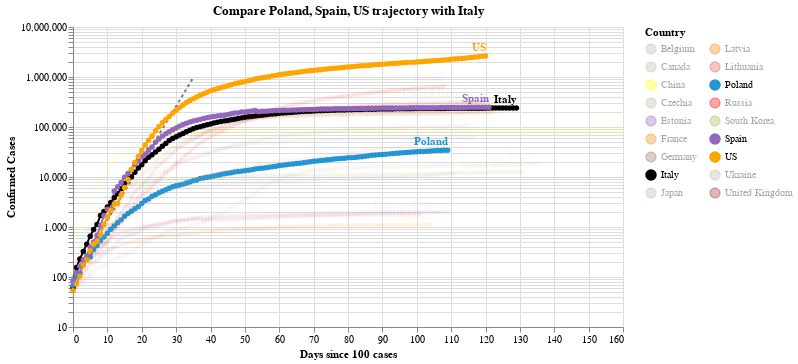

Here is the notebook cell this chart was saved with:
### Code cell
#hide_input
chart2 = make_since_chart(dff2, ['Poland', 'Spain', 'US'], baseline_countries)
chart2

### Figure 1 — Vega-Lite specification as saved in the notebook (floating-point values rounded to 4 significant figures; data arrays with more than 128 entries replaced by an {"elided": "..."} marker saying what was removed)
{"config": {"view": {"continuousWidth": 400, "continuousHeight": 300}}, "layer": [{"data": {"name": "data-628230001892d6798b50651be41d1b3e"}, "mark": {"type": "line", "color": "black", "opacity": 0.5, "strokeDash": [3, 3]}, "encoding": {"x": {"type": "quantitative", "field": "Days since 100 cases"}, "y": {"type": "quantitative", "field": "Confirmed Cases"}}}, {"data": {"name": "data-52ba9731a129cdaae86f017e60f22262"}, "mark": {"type": "line", "point": true}, "encoding": {"color": {"type": "nominal", "field": "Country", "legend": {"columns": 2}, "scale": {"domain": ["Belgium", "Canada", "China", "Czechia", "Estonia", "France", "Germany", "Italy", "Japan", "Latvia", "Lithuania", "Poland", "Russia", "South Korea", "Spain", "US", "Ukraine", "United Kingdom"], "range": ["#C1B7AD", "#C1B7AD", "yellow", "#C1B7AD", "#9467bd", "#F58518", "#9D755D", "black", "#C1B7AD", "#F58518", "#E45756", "#2495D3", "red", "#A1BA59", "#9467bd", "orange", "#C1B7AD", "brown"]}}, "opacity": {"condition": {"value": 1, "selection": "selector004"}, "value": 0.05}, "tooltip": [{"type": "nominal", "field": "Country"}, {"type": "temporal", "field": "Date"}, {"type": "quantitative", "field": "Confirmed Cases"}, {"type": "quantitative", "field": "Days since 100 cases"}], "x": {"type": "quantitative", "field": "Days since 100 cases"}, "y": {"type": "quantitative", "field": "Confirmed Cases", "scale": {"type": "log"}}}, "selection": {"selector004": {"type": "multi", "fields": ["Country"], "bind": "legend", "init": [{"Country": "Poland"}, {"Country": "Spain"}, {"Country": "US"}, {"Country": "Italy"}]}}, "width": 550}, {"data": {"name": "data-52ba9731a129cdaae86f017e60f22262"}, "mark": {"type": "text", "align": "right", "dy": -8, "fontWeight": "bold"}, "encoding": {"color": {"type": "nominal", "field": "Country", "legend": {"columns": 2}, "scale": {"domain": ["Belgium", "Canada", "China", "Czechia", "Estonia", "France", "Germany", "Italy", "Japan", "Latvia", "Lithuania", "Poland", "Russia", "South Korea", "Spain", "US", "Ukraine", "United Kingdom"], "range": ["#C1B7AD", "#C1B7AD", "yellow", "#C1B7AD", "#9467bd", "#F58518", "#9D755D", "black", "#C1B7AD", "#F58518", "#E45756", "#2495D3", "red", "#A1BA59", "#9467bd", "orange", "#C1B7AD", "brown"]}}, "opacity": {"condition": {"value": 1, "selection": "selector004"}, "value": 0.05}, "text": {"type": "nominal", "field": "Country"}, "tooltip": [{"type": "nominal", "field": "Country"}, {"type": "temporal", "field": "Date"}, {"type": "quantitative", "field": "Confirmed Cases"}, {"type": "quantitative", "field": "Days since 100 cases"}], "x": {"type": "quantitative", "field": "Days since 100 cases"}, "y": {"type": "quantitative", "field": "Confirmed Cases", "scale": {"type": "log"}}}, "transform": [{"filter": "(datum['Date'] >= 1593475200000)"}], "width": 550}], "title": "Compare Poland, Spain, US trajectory with Italy", "$schema": "https://vega.github.io/schema/vega-lite/v4.0.2.json", "datasets": {"data-628230001892d6798b50651be41d1b3e": [{"Days since 100 cases": 0, "Confirmed Cases": 100.0}, {"Days since 100 cases": 1, "Confirmed Cases": 130.0}, {"Days since 100 cases": 2, "Confirmed Cases": 169.0}, {"Days since 100 cases": 3, "Confirmed Cases": 219.7}, {"Days since 100 cases": 4, "Confirmed Cases": 285.6}, {"Days since 100 cases": 5, "Confirmed Cases": 371.3}, {"Days since 100 cases": 6, "Confirmed Cases": 482.7}, {"Days since 100 cases": 7, "Confirmed Cases": 627.5}, {"Days since 100 cases": 8, "Confirmed Cases": 815.7}, {"Days since 100 cases": 9, "Confirmed Cases": 1060.0}, {"Days since 100 cases": 10, "Confirmed Cases": 1379.0}, {"Days since 100 cases": 11, "Confirmed Cases": 1792.0}, {"Days since 100 cases": 12, "Confirmed Cases": 2330.0}, {"Days since 100 cases": 13, "Confirmed Cases": 3029.0}, {"Days since 100 cases": 14, "Confirmed Cases": 3937.0}, {"Days since 100 cases": 15, "Confirmed Cases": 5119.0}, {"Days since 100 cases": 16, "Confirmed Cases": 6654.0}, {"Days since 100 cases": 17, "Confirmed Cases": 8650.0}, {"Days since 100 cases": 18, "Confirmed Cases": 11250.0}, {"Days since 100 cases": 19, "Confirmed Cases": 14620.0}, {"Days since 100 cases": 20, "Confirmed Cases": 19000.0}, {"Days since 100 cases": 21, "Confirmed Cases": 24710.0}, {"Days since 100 cases": 22, "Confirmed Cases": 32120.0}, {"Days since 100 cases": 23, "Confirmed Cases": 41750.0}, {"Days since 100 cases": 24, "Confirmed Cases": 54280.0}, {"Days since 100 cases": 25, "Confirmed Cases": 70560.0}, {"Days since 100 cases": 26, "Confirmed Cases": 91730.0}, {"Days since 100 cases": 27, "Confirmed Cases": 119300.0}, {"Days since 100 cases": 28, "Confirmed Cases": 155000.0}, {"Days since 100 cases": 29, "Confirmed Cases": 201500.0}, {"Days since 100 cases": 30, "Confirmed Cases": 262000.0}, {"Days since 100 cases": 31, "Confirmed Cases": 340600.0}, {"Days since 100 cases": 32, "Confirmed Cases": 442800.0}, {"Days since 100 cases": 33, "Confirmed Cases": 575600.0}, {"Days since 100 cases": 34, "Confirmed Cases": 748300.0}, {"Days since 100 cases": 35, "Confirmed Cases": 972800.0}], "data-52ba9731a129cdaae86f017e60f22262": {"elided": "2152 records"}}}
